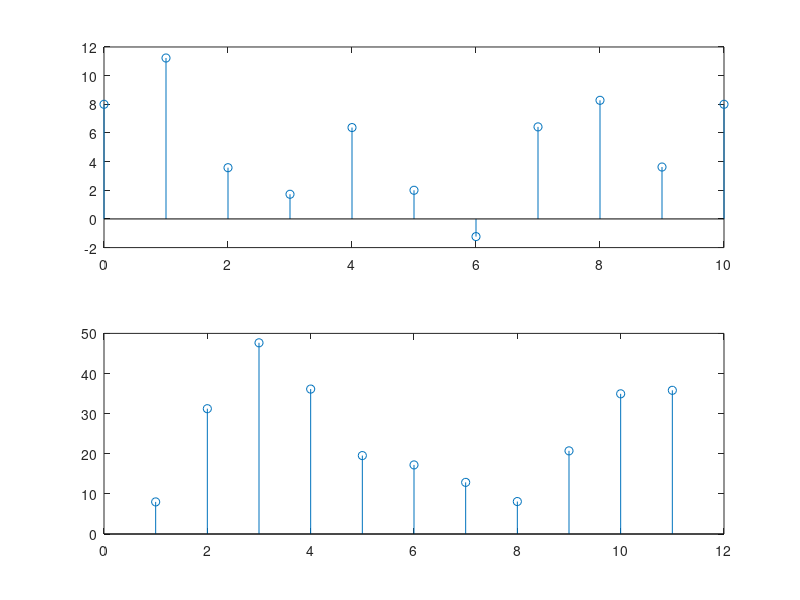

Recreate this plot in MATLAB.
clc;
clear all;
a=[1 -0.5 0.25];
b=[1 2 1];
n=0:10;
x=[5+3.*cos(0.2*pi.*n)+4.*sin(0.6*pi.*n)]
subplot(2,1,1);
stem(n,x);
y=filter(b,a,x);

subplot(2,1,2);
stem(y);

